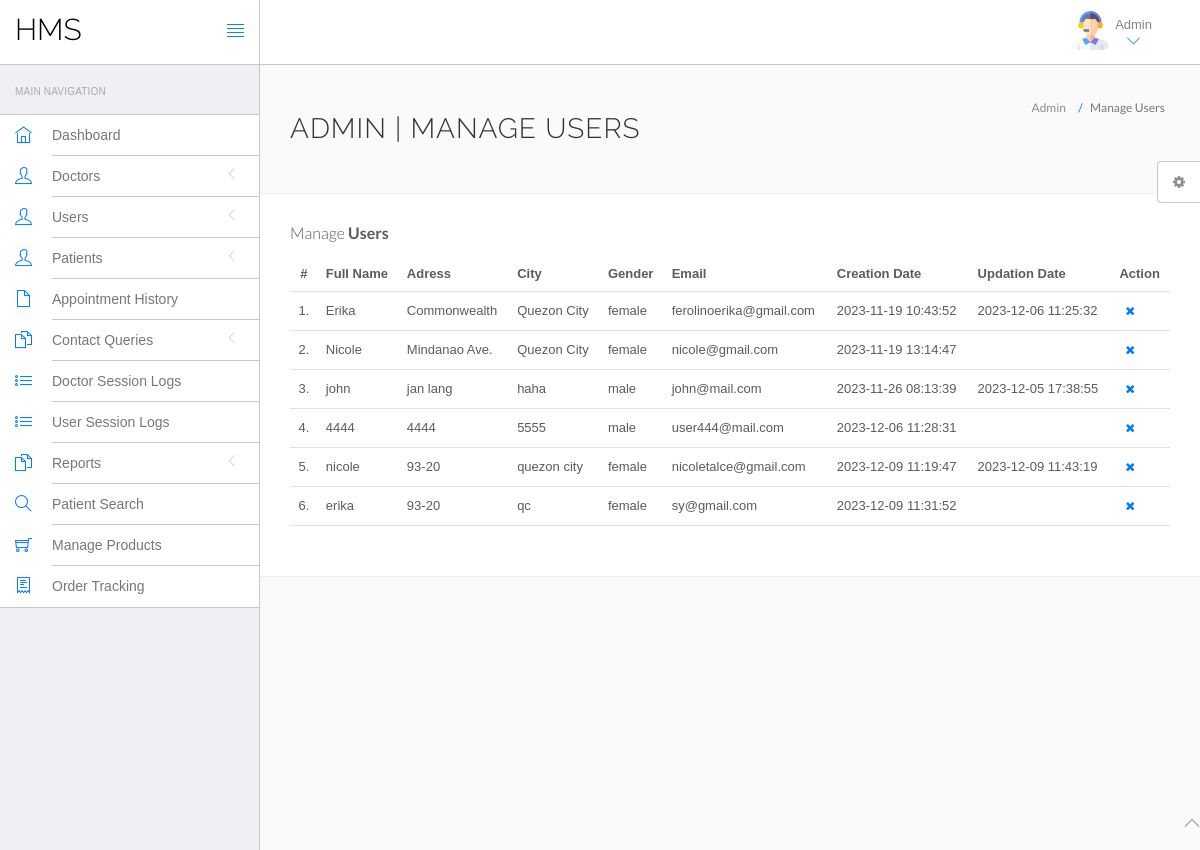
The app's page /hms/admin/manage-users.php (signed in) with its own data.
### tables this page shows
CREATE TABLE `users` (
  `id` int(11) NOT NULL,
  `fullName` varchar(255) DEFAULT NULL,
  `address` longtext DEFAULT NULL,
  `city` varchar(255) DEFAULT NULL,
  `gender` varchar(255) DEFAULT NULL,
  `email` varchar(255) DEFAULT NULL,
  `password` varchar(255) DEFAULT NULL,
  `regDate` timestamp NULL DEFAULT current_timestamp(),
  `updationDate` timestamp NULL DEFAULT NULL ON UPDATE current_timestamp(),
  `cart_data` text DEFAULT NULL
);

### hms/admin/manage-users.php (the view, shortened to what this page needs)
<?php
include('include/config.php');
if(strlen($_SESSION['id']==0)) {
 header('location:logout.php');
  } else{
?>
<!DOCTYPE html>
<html lang="en">
<head>
	<link rel="stylesheet" href="vendor/bootstrap/css/bootstrap.min.css">
	<link rel="stylesheet" href="vendor/fontawesome/css/font-awesome.min.css">
	<link rel="stylesheet" href="vendor/themify-icons/themify-icons.min.css">
	<link href="vendor/animate.css/animate.min.css" rel="stylesheet" media="screen">
	<link href="vendor/perfect-scrollbar/perfect-scrollbar.min.css" rel="stylesheet" media="screen">
	<link href="vendor/switchery/switchery.min.css" rel="stylesheet" media="screen">
	<link href="vendor/bootstrap-touchspin/jquery.bootstrap-touchspin.min.css" rel="stylesheet" media="screen">
	<link href="vendor/select2/select2.min.css" rel="stylesheet" media="screen">
	<link href="vendor/bootstrap-datepicker/bootstrap-datepicker3.standalone.min.css" rel="stylesheet" media="screen">
	<link href="vendor/bootstrap-timepicker/bootstrap-timepicker.min.css" rel="stylesheet" media="screen">
	<link rel="stylesheet" href="assets/css/styles.css">
	<link rel="stylesheet" href="assets/css/plugins.css">
	<link rel="stylesheet" href="assets/css/themes/theme-1.css" id="skin_color" />
</head>
<body>
	<div id="app">
		<?php include('include/sidebar.php');?>
		<div class="app-content">
			<?php include('include/header.php');?>
			<div class="main-content">
				<div class="wrap-content container" id="container">
					<section id="page-title">
						<div class="row">
							<div class="col-sm-8">
								<h1 class="mainTitle">Admin | Manage Users</h1>
							</div>
							<ol class="breadcrumb">
								<li>
									<span>Admin</span>
								</li>
								<li class="active">
									<span>Manage Users</span>
								</li>
							</ol>
						</div>
					</section>
					<div class="container-fluid container-fullw bg-white">
						<div class="row">
							<div class="col-md-12">
								<h5 class="over-title margin-bottom-15">Manage <span class="text-bold">Users</span></h5>
								<table class="table table-hover" id="sample-table-1">
									<thead>
										<tr>
											<th class="center">#</th>
											<th>Full Name</th>
											<th class="hidden-xs">Adress</th>
											<th>City</th>
											<th>Gender </th>
											<th>Email </th>
											<th>Creation Date </th>
											<th>Updation Date </th>
											<th>Action</th>
										</tr>
									</thead>
									<tbody>
										<?php
$sql=mysqli_query($con,"select * from users");
$cnt=1;
while($row=mysqli_fetch_array($sql))
{
?>
										<tr>
											<td class="center"><?php echo $cnt;?>.</td>
											<td class="hidden-xs"><?php echo $row['fullName'];?></td>
											<td><?php echo $row['address'];?></td>
											<td><?php echo $row['city'];?>
											</td>
											<td><?php echo $row['gender'];?></td>
											<td><?php echo $row['email'];?></td>
											<td><?php echo $row['regDate'];?></td>
											<td><?php echo $row['updationDate'];?>
											</td>
											<td>
												<div class="visible-md visible-lg hidden-sm hidden-xs">
													<a href="manage-users.php?id=<?php echo $row['id']?>&del=delete"
														onClick="return confirm('Are you sure you want to delete?')"
														class="btn btn-transparent btn-xs tooltips"
														tooltip-placement="top" tooltip="Remove"><i
															class="fa fa-times fa fa-white"></i></a>
												</div>
											</td>
										</tr>
										<?php
$cnt=$cnt+1;
											 }?>
									</tbody>
								</table>
							</div>
						</div>
					</div>
				</div>
			</div>
		</div>
	</div>
	<?php include('include/footer.php');?>
	<?php include('include/setting.php');?>
</body>
</html>
<?php } ?>

### hms/admin/assets/css/themes/theme-1.css (style rules this page uses)
body { background: #FAFAFA; }

### records on screen
users: fullName "Erika", address "Commonwealth", city "Quezon City", gender "female", email "ferolinoerika@gmail.com", regDate "2023-11-19 10:43:52", updationDate "2023-12-06 11:25:32"
users: fullName "Nicole", address "Mindanao Ave.", city "Quezon City", gender "female", email "nicole@gmail.com", regDate "2023-11-19 13:14:47"
users: fullName "john", address "jan lang", city "haha", gender "male", email "john@mail.com", regDate "2023-11-26 08:13:39", updationDate "2023-12-05 17:38:55"
users: fullName "4444", address "4444", city "5555", gender "male", email "user444@mail.com", regDate "2023-12-06 11:28:31"
users: fullName "nicole", address "93-20", city "quezon city", gender "female", email "nicoletalce@gmail.com", regDate "2023-12-09 11:19:47", updationDate "2023-12-09 11:43:19"
users: fullName "erika", address "93-20", city "qc", gender "female", email "sy@gmail.com", regDate "2023-12-09 11:31:52"
